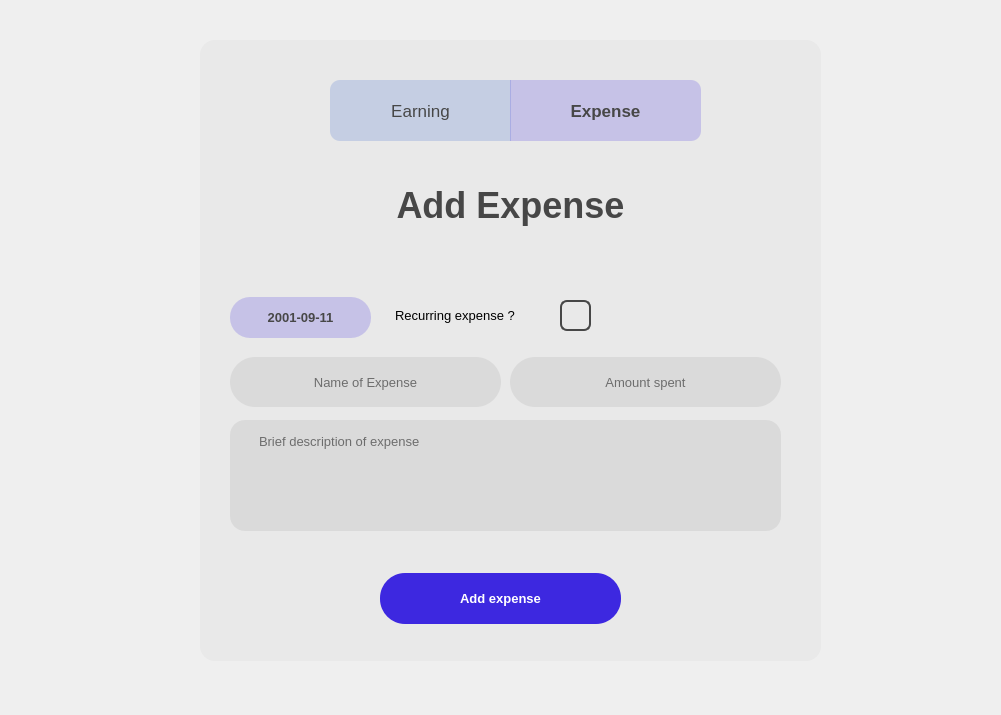
<?xml version="1.0" encoding="UTF-8"?>
<ui version="4.0">
 <class>Form</class>
 <widget class="QWidget" name="Form">
  <property name="geometry">
   <rect>
    <x>0</x>
    <y>0</y>
    <width>1001</width>
    <height>715</height>
   </rect>
  </property>
  <property name="windowTitle">
   <string>Form</string>
  </property>
  <property name="styleSheet">
   <string notr="true"/>
  </property>
  <widget class="QFrame" name="frame">
   <property name="geometry">
    <rect>
     <x>200</x>
     <y>40</y>
     <width>621</width>
     <height>621</height>
    </rect>
   </property>
   <property name="styleSheet">
    <string notr="true">QFrame{
	background-color:rgba(170, 170, 170, 0.1);
	border-radius:15px;
}



</string>
   </property>
   <property name="frameShape">
    <enum>QFrame::StyledPanel</enum>
   </property>
   <property name="frameShadow">
    <enum>QFrame::Raised</enum>
   </property>
   <widget class="QLabel" name="label_2">
    <property name="geometry">
     <rect>
      <x>0</x>
      <y>130</y>
      <width>621</width>
      <height>71</height>
     </rect>
    </property>
    <property name="font">
     <font>
      <pointsize>27</pointsize>
      <weight>75</weight>
      <bold>true</bold>
     </font>
    </property>
    <property name="styleSheet">
     <string notr="true">background-color:rgba(217, 217, 217,0);
color:rgb(71, 71, 71);
border:none;</string>
    </property>
    <property name="text">
     <string>Add Expense</string>
    </property>
    <property name="alignment">
     <set>Qt::AlignCenter</set>
    </property>
   </widget>
   <widget class="QLineEdit" name="lineEdit_2">
    <property name="geometry">
     <rect>
      <x>310</x>
      <y>317</y>
      <width>271</width>
      <height>50</height>
     </rect>
    </property>
    <property name="font">
     <font>
      <pointsize>10</pointsize>
     </font>
    </property>
    <property name="styleSheet">
     <string notr="true">border-radius:25px;
background-color:rgba(82, 82, 82, 0.1);
</string>
    </property>
    <property name="alignment">
     <set>Qt::AlignCenter</set>
    </property>
    <property name="placeholderText">
     <string>Amount spent</string>
    </property>
   </widget>
   <widget class="QPushButton" name="pushButton">
    <property name="geometry">
     <rect>
      <x>180</x>
      <y>533</y>
      <width>241</width>
      <height>51</height>
     </rect>
    </property>
    <property name="font">
     <font>
      <pointsize>10</pointsize>
      <weight>75</weight>
      <bold>true</bold>
     </font>
    </property>
    <property name="cursor">
     <cursorShape>PointingHandCursor</cursorShape>
    </property>
    <property name="styleSheet">
     <string notr="true">background-color:rgb(61, 40, 224);
color:white;
font-weight:bold;
border-radius:25px;</string>
    </property>
    <property name="text">
     <string>Add expense</string>
    </property>
    <property name="checkable">
     <bool>false</bool>
    </property>
    <property name="checked">
     <bool>false</bool>
    </property>
    <property name="autoDefault">
     <bool>false</bool>
    </property>
    <property name="default">
     <bool>false</bool>
    </property>
    <property name="flat">
     <bool>false</bool>
    </property>
   </widget>
   <widget class="QPushButton" name="pushButton_3">
    <property name="geometry">
     <rect>
      <x>130</x>
      <y>40</y>
      <width>181</width>
      <height>61</height>
     </rect>
    </property>
    <property name="font">
     <font>
      <pointsize>13</pointsize>
      <weight>50</weight>
      <bold>false</bold>
     </font>
    </property>
    <property name="cursor">
     <cursorShape>PointingHandCursor</cursorShape>
    </property>
    <property name="styleSheet">
     <string notr="true">color:rgb(71, 71, 71);
background-color:rgba(197, 206, 227, 1);
border-top-left-radius:10px;
border-bottom-left-radius:10px;
border-top-right-radius:0px;
border-bottom-right-radius:0px;
</string>
    </property>
    <property name="text">
     <string>Earning</string>
    </property>
    <property name="checkable">
     <bool>false</bool>
    </property>
    <property name="checked">
     <bool>false</bool>
    </property>
   </widget>
   <widget class="QPushButton" name="pushButton_4">
    <property name="geometry">
     <rect>
      <x>310</x>
      <y>40</y>
      <width>191</width>
      <height>61</height>
     </rect>
    </property>
    <property name="font">
     <font>
      <pointsize>13</pointsize>
      <weight>75</weight>
      <bold>true</bold>
     </font>
    </property>
    <property name="cursor">
     <cursorShape>PointingHandCursor</cursorShape>
    </property>
    <property name="styleSheet">
     <string notr="true">color:rgb(71, 71, 71);
background-color:rgba(61, 40, 224, 0.2);
border-top-left-radius:0px;
border-bottom-left-radius:0px;
border-top-right-radius:10px;
border-bottom-right-radius:10px;
</string>
    </property>
    <property name="text">
     <string>Expense</string>
    </property>
   </widget>
   <widget class="QLineEdit" name="lineEdit_3">
    <property name="geometry">
     <rect>
      <x>30</x>
      <y>317</y>
      <width>271</width>
      <height>50</height>
     </rect>
    </property>
    <property name="font">
     <font>
      <pointsize>10</pointsize>
     </font>
    </property>
    <property name="styleSheet">
     <string notr="true">border-radius:25px;
background-color:rgba(82, 82, 82, 0.1);
</string>
    </property>
    <property name="text">
     <string/>
    </property>
    <property name="alignment">
     <set>Qt::AlignCenter</set>
    </property>
    <property name="placeholderText">
     <string>Name of Expense</string>
    </property>
   </widget>
   <widget class="QTextEdit" name="textEdit">
    <property name="geometry">
     <rect>
      <x>30</x>
      <y>380</y>
      <width>551</width>
      <height>111</height>
     </rect>
    </property>
    <property name="font">
     <font>
      <pointsize>10</pointsize>
      <weight>50</weight>
      <bold>false</bold>
     </font>
    </property>
    <property name="styleSheet">
     <string notr="true">border-radius:15px;
background-color:rgba(82, 82, 82, 0.1);
padding-left:25px;
padding-top:10px;
padding-right:10px;
border:none;</string>
    </property>
    <property name="placeholderText">
     <string>Brief description of expense</string>
    </property>
   </widget>
   <widget class="QPushButton" name="pushButton_2">
    <property name="geometry">
     <rect>
      <x>30</x>
      <y>257</y>
      <width>141</width>
      <height>41</height>
     </rect>
    </property>
    <property name="font">
     <font>
      <pointsize>10</pointsize>
      <weight>75</weight>
      <bold>true</bold>
     </font>
    </property>
    <property name="styleSheet">
     <string notr="true">border-radius:20px;
background-color:rgba(61, 40, 224, 0.2);
color:rgb(71, 71, 71);</string>
    </property>
    <property name="text">
     <string>2001-09-11</string>
    </property>
   </widget>
   <widget class="QLabel" name="label_3">
    <property name="geometry">
     <rect>
      <x>195</x>
      <y>260</y>
      <width>151</width>
      <height>31</height>
     </rect>
    </property>
    <property name="font">
     <font>
      <pointsize>10</pointsize>
     </font>
    </property>
    <property name="styleSheet">
     <string notr="true">background-color:rgba(217, 217, 217,0);
border:none;</string>
    </property>
    <property name="text">
     <string>Recurring expense ?</string>
    </property>
   </widget>
   <widget class="QPushButton" name="pushButton_5">
    <property name="geometry">
     <rect>
      <x>360</x>
      <y>260</y>
      <width>31</width>
      <height>31</height>
     </rect>
    </property>
    <property name="cursor">
     <cursorShape>PointingHandCursor</cursorShape>
    </property>
    <property name="styleSheet">
     <string notr="true">QPushButton{
	background-color:rgba(217, 217, 217,0);
	border:2px solid;
	border-radius:7px;
	border-color:rgb(71, 71, 71)
}

QPushButton:clicked{
	background-color:rgb(61, 40, 224);
}</string>
    </property>
    <property name="text">
     <string/>
    </property>
    <property name="checkable">
     <bool>true</bool>
    </property>
   </widget>
   <zorder>label_2</zorder>
   <zorder>lineEdit_2</zorder>
   <zorder>pushButton_3</zorder>
   <zorder>pushButton_4</zorder>
   <zorder>pushButton</zorder>
   <zorder>lineEdit_3</zorder>
   <zorder>textEdit</zorder>
   <zorder>pushButton_2</zorder>
   <zorder>label_3</zorder>
   <zorder>pushButton_5</zorder>
  </widget>
  <widget class="QLabel" name="label">
   <property name="geometry">
    <rect>
     <x>0</x>
     <y>0</y>
     <width>1001</width>
     <height>721</height>
    </rect>
   </property>
   <property name="styleSheet">
    <string notr="true">border-image: url(:/newPrefix/—Pngtree—hand painted simple blue sky_954141.jpg) 0 0 0 0 stretch stretch;</string>
   </property>
   <property name="text">
    <string/>
   </property>
  </widget>
  <zorder>label</zorder>
  <zorder>frame</zorder>
 </widget>
 <resources>
  <include location="background_addEarningAndExpenseWindow.qrc"/>
 </resources>
 <connections/>
</ui>
